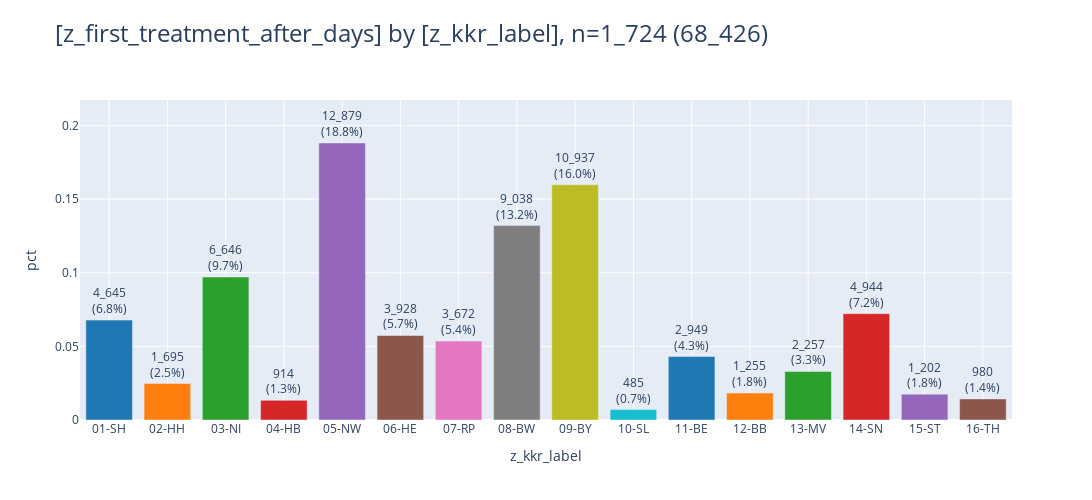
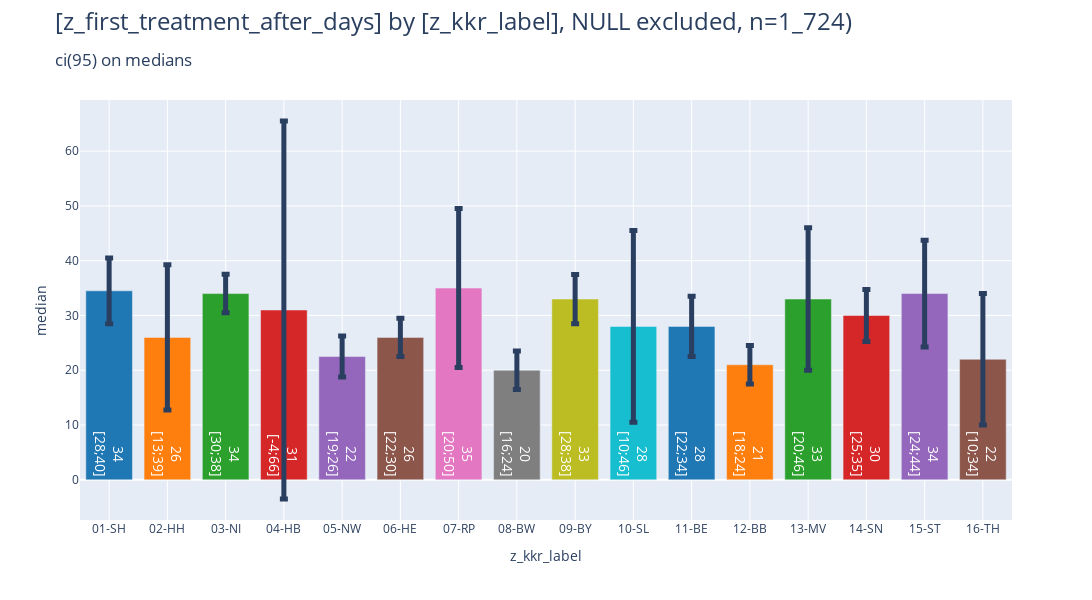

Notebook code for these charts, in order:
### Markdown cell above
### <a id='toc1_2_1_'></a>[bars](#toc0_)

### Code cell
_ = pls.plot_bars(
    db_delay.to_df().iloc[:,:2],
    # height=400,
    # width=1000,
    # use_ci=True,
    # ci_agg='median',
)
_ = pls.plot_bars(
    db_delay.to_df().iloc[:,:2],
    height=600,
    use_ci=True,
    ci_agg='median',
)

### Figure 1 — Plotly figure (JSON) as saved in the notebook; plotly's stock layout.template omitted (floating-point values rounded to 4 significant figures)
{"data": [{"error_y": {"thickness": 5}, "hovertemplate": "z_kkr_label=%{x}<br>pct=%{y}<br>cnt_pct_str=%{text}<extra></extra>", "legendgroup": "01-SH", "marker": {"color": "#1F77B4", "pattern": {"shape": ""}}, "name": "01-SH", "orientation": "v", "showlegend": true, "text": ["4_645<br>(6.8%)"], "textposition": "outside", "type": "bar", "x": ["01-SH"], "xaxis": "x", "y": [0.06788], "yaxis": "y"}, {"error_y": {"thickness": 5}, "hovertemplate": "z_kkr_label=%{x}<br>pct=%{y}<br>cnt_pct_str=%{text}<extra></extra>", "legendgroup": "02-HH", "marker": {"color": "#FF7F0E", "pattern": {"shape": ""}}, "name": "02-HH", "orientation": "v", "showlegend": true, "text": ["1_695<br>(2.5%)"], "textposition": "outside", "type": "bar", "x": ["02-HH"], "xaxis": "x", "y": [0.02477], "yaxis": "y"}, {"error_y": {"thickness": 5}, "hovertemplate": "z_kkr_label=%{x}<br>pct=%{y}<br>cnt_pct_str=%{text}<extra></extra>", "legendgroup": "03-NI", "marker": {"color": "#2CA02C", "pattern": {"shape": ""}}, "name": "03-NI", "orientation": "v", "showlegend": true, "text": ["6_646<br>(9.7%)"], "textposition": "outside", "type": "bar", "x": ["03-NI"], "xaxis": "x", "y": [0.09713], "yaxis": "y"}, {"error_y": {"thickness": 5}, "hovertemplate": "z_kkr_label=%{x}<br>pct=%{y}<br>cnt_pct_str=%{text}<extra></extra>", "legendgroup": "04-HB", "marker": {"color": "#D62728", "pattern": {"shape": ""}}, "name": "04-HB", "orientation": "v", "showlegend": true, "text": ["914<br>(1.3%)"], "textposition": "outside", "type": "bar", "x": ["04-HB"], "xaxis": "x", "y": [0.01336], "yaxis": "y"}, {"error_y": {"thickness": 5}, "hovertemplate": "z_kkr_label=%{x}<br>pct=%{y}<br>cnt_pct_str=%{text}<extra></extra>", "legendgroup": "05-NW", "marker": {"color": "#9467BD", "pattern": {"shape": ""}}, "name": "05-NW", "orientation": "v", "showlegend": true, "text": ["12_879<br>(18.8%)"], "textposition": "outside", "type": "bar", "x": ["05-NW"], "xaxis": "x", "y": [0.1882], "yaxis": "y"}, {"error_y": {"thickness": 5}, "hovertemplate": "z_kkr_label=%{x}<br>pct=%{y}<br>cnt_pct_str=%{text}<extra></extra>", "legendgroup": "06-HE", "marker": {"color": "#8C564B", "pattern": {"shape": ""}}, "name": "06-HE", "orientation": "v", "showlegend": true, "text": ["3_928<br>(5.7%)"], "textposition": "outside", "type": "bar", "x": ["06-HE"], "xaxis": "x", "y": [0.05741], "yaxis": "y"}, {"error_y": {"thickness": 5}, "hovertemplate": "z_kkr_label=%{x}<br>pct=%{y}<br>cnt_pct_str=%{text}<extra></extra>", "legendgroup": "07-RP", "marker": {"color": "#E377C2", "pattern": {"shape": ""}}, "name": "07-RP", "orientation": "v", "showlegend": true, "text": ["3_672<br>(5.4%)"], "textposition": "outside", "type": "bar", "x": ["07-RP"], "xaxis": "x", "y": [0.05366], "yaxis": "y"}, {"error_y": {"thickness": 5}, "hovertemplate": "z_kkr_label=%{x}<br>pct=%{y}<br>cnt_pct_str=%{text}<extra></extra>", "legendgroup": "08-BW", "marker": {"color": "#7F7F7F", "pattern": {"shape": ""}}, "name": "08-BW", "orientation": "v", "showlegend": true, "text": ["9_038<br>(13.2%)"], "textposition": "outside", "type": "bar", "x": ["08-BW"], "xaxis": "x", "y": [0.1321], "yaxis": "y"}, {"error_y": {"thickness": 5}, "hovertemplate": "z_kkr_label=%{x}<br>pct=%{y}<br>cnt_pct_str=%{text}<extra></extra>", "legendgroup": "09-BY", "marker": {"color": "#BCBD22", "pattern": {"shape": ""}}, "name": "09-BY", "orientation": "v", "showlegend": true, "text": ["10_937<br>(16.0%)"], "textposition": "outside", "type": "bar", "x": ["09-BY"], "xaxis": "x", "y": [0.1598], "yaxis": "y"}, {"error_y": {"thickness": 5}, "hovertemplate": "z_kkr_label=%{x}<br>pct=%{y}<br>cnt_pct_str=%{text}<extra></extra>", "legendgroup": "10-SL", "marker": {"color": "#17BECF", "pattern": {"shape": ""}}, "name": "10-SL", "orientation": "v", "showlegend": true, "text": ["485<br>(0.7%)"], "textposition": "outside", "type": "bar", "x": ["10-SL"], "xaxis": "x", "y": [0.007088], "yaxis": "y"}, {"error_y": {"thickness": 5}, "hovertemplate": "z_kkr_label=%{x}<br>pct=%{y}<br>cnt_pct_str=%{text}<extra></extra>", "legendgroup": "11-BE", "marker": {"color": "#1F77B4", "pattern": {"shape": ""}}, "name": "11-BE", "orientation": "v", "showlegend": true, "text": ["2_949<br>(4.3%)"], "textposition": "outside", "type": "bar", "x": ["11-BE"], "xaxis": "x", "y": [0.0431], "yaxis": "y"}, {"error_y": {"thickness": 5}, "hovertemplate": "z_kkr_label=%{x}<br>pct=%{y}<br>cnt_pct_str=%{text}<extra></extra>", "legendgroup": "12-BB", "marker": {"color": "#FF7F0E", "pattern": {"shape": ""}}, "name": "12-BB", "orientation": "v", "showlegend": true, "text": ["1_255<br>(1.8%)"], "textposition": "outside", "type": "bar", "x": ["12-BB"], "xaxis": "x", "y": [0.01834], "yaxis": "y"}, {"error_y": {"thickness": 5}, "hovertemplate": "z_kkr_label=%{x}<br>pct=%{y}<br>cnt_pct_str=%{text}<extra></extra>", "legendgroup": "13-MV", "marker": {"color": "#2CA02C", "pattern": {"shape": ""}}, "name": "13-MV", "orientation": "v", "showlegend": true, "text": ["2_257<br>(3.3%)"], "textposition": "outside", "type": "bar", "x": ["13-MV"], "xaxis": "x", "y": [0.03298], "yaxis": "y"}, {"error_y": {"thickness": 5}, "hovertemplate": "z_kkr_label=%{x}<br>pct=%{y}<br>cnt_pct_str=%{text}<extra></extra>", "legendgroup": "14-SN", "marker": {"color": "#D62728", "pattern": {"shape": ""}}, "name": "14-SN", "orientation": "v", "showlegend": true, "text": ["4_944<br>(7.2%)"], "textposition": "outside", "type": "bar", "x": ["14-SN"], "xaxis": "x", "y": [0.07225], "yaxis": "y"}, {"error_y": {"thickness": 5}, "hovertemplate": "z_kkr_label=%{x}<br>pct=%{y}<br>cnt_pct_str=%{text}<extra></extra>", "legendgroup": "15-ST", "marker": {"color": "#9467BD", "pattern": {"shape": ""}}, "name": "15-ST", "orientation": "v", "showlegend": true, "text": ["1_202<br>(1.8%)"], "textposition": "outside", "type": "bar", "x": ["15-ST"], "xaxis": "x", "y": [0.01757], "yaxis": "y"}, {"error_y": {"thickness": 5}, "hovertemplate": "z_kkr_label=%{x}<br>pct=%{y}<br>cnt_pct_str=%{text}<extra></extra>", "legendgroup": "16-TH", "marker": {"color": "#8C564B", "pattern": {"shape": ""}}, "name": "16-TH", "orientation": "v", "showlegend": true, "text": ["980<br>(1.4%)"], "textposition": "outside", "type": "bar", "x": ["16-TH"], "xaxis": "x", "y": [0.01432], "yaxis": "y"}], "layout": {"barmode": "relative", "height": 500, "legend": {"title": {"text": "z_kkr_label"}, "tracegroupgap": 0}, "showlegend": false, "title": {"font": {"size": 24}, "text": "[z_first_treatment_after_days] by [z_kkr_label], n=1_724 (68_426)", "xanchor": "left", "y": 0.95, "yanchor": "top"}, "width": 1600, "xaxis": {"anchor": "y", "categoryarray": ["01-SH", "02-HH", "03-NI", "04-HB", "05-NW", "06-HE", "07-RP", "08-BW", "09-BY", "10-SL", "11-BE", "12-BB", "13-MV", "14-SN", "15-ST", "16-TH"], "categoryorder": "category ascending", "domain": [0, 1], "gridwidth": 1, "showgrid": true, "title": {"text": "z_kkr_label"}}, "yaxis": {"anchor": "x", "domain": [0, 1], "dtick": 0.05, "gridwidth": 1, "range": [0, 0.2174], "showgrid": true, "title": {"text": "pct"}}}}

### Figure 2 — Plotly figure (JSON) as saved in the notebook; plotly's stock layout.template omitted (floating-point values rounded to 4 significant figures)
{"data": [{"error_y": {"array": [6.0], "thickness": 5}, "hovertemplate": "z_kkr_label=%{x}<br>mean=%{y}<br>ci_str=%{text}<extra></extra>", "insidetextanchor": "start", "legendgroup": "01-SH", "marker": {"color": "#1F77B4", "pattern": {"shape": ""}}, "name": "01-SH", "orientation": "v", "showlegend": true, "text": ["34<br>[28;40]"], "textfont": {"color": "white", "size": 14}, "textposition": "inside", "type": "bar", "x": ["01-SH"], "xaxis": "x", "y": [34.5], "yaxis": "y"}, {"error_y": {"array": [13.26], "thickness": 5}, "hovertemplate": "z_kkr_label=%{x}<br>mean=%{y}<br>ci_str=%{text}<extra></extra>", "insidetextanchor": "start", "legendgroup": "02-HH", "marker": {"color": "#FF7F0E", "pattern": {"shape": ""}}, "name": "02-HH", "orientation": "v", "showlegend": true, "text": ["26<br>[13;39]"], "textfont": {"color": "white", "size": 14}, "textposition": "inside", "type": "bar", "x": ["02-HH"], "xaxis": "x", "y": [26.0], "yaxis": "y"}, {"error_y": {"array": [3.506], "thickness": 5}, "hovertemplate": "z_kkr_label=%{x}<br>mean=%{y}<br>ci_str=%{text}<extra></extra>", "insidetextanchor": "start", "legendgroup": "03-NI", "marker": {"color": "#2CA02C", "pattern": {"shape": ""}}, "name": "03-NI", "orientation": "v", "showlegend": true, "text": ["34<br>[30;38]"], "textfont": {"color": "white", "size": 14}, "textposition": "inside", "type": "bar", "x": ["03-NI"], "xaxis": "x", "y": [34.0], "yaxis": "y"}, {"error_y": {"array": [34.5], "thickness": 5}, "hovertemplate": "z_kkr_label=%{x}<br>mean=%{y}<br>ci_str=%{text}<extra></extra>", "insidetextanchor": "start", "legendgroup": "04-HB", "marker": {"color": "#D62728", "pattern": {"shape": ""}}, "name": "04-HB", "orientation": "v", "showlegend": true, "text": ["31<br>[-4;66]"], "textfont": {"color": "white", "size": 14}, "textposition": "inside", "type": "bar", "x": ["04-HB"], "xaxis": "x", "y": [31.0], "yaxis": "y"}, {"error_y": {"array": [3.75], "thickness": 5}, "hovertemplate": "z_kkr_label=%{x}<br>mean=%{y}<br>ci_str=%{text}<extra></extra>", "insidetextanchor": "start", "legendgroup": "05-NW", "marker": {"color": "#9467BD", "pattern": {"shape": ""}}, "name": "05-NW", "orientation": "v", "showlegend": true, "text": ["22<br>[19;26]"], "textfont": {"color": "white", "size": 14}, "textposition": "inside", "type": "bar", "x": ["05-NW"], "xaxis": "x", "y": [22.5], "yaxis": "y"}, {"error_y": {"array": [3.5], "thickness": 5}, "hovertemplate": "z_kkr_label=%{x}<br>mean=%{y}<br>ci_str=%{text}<extra></extra>", "insidetextanchor": "start", "legendgroup": "06-HE", "marker": {"color": "#8C564B", "pattern": {"shape": ""}}, "name": "06-HE", "orientation": "v", "showlegend": true, "text": ["26<br>[22;30]"], "textfont": {"color": "white", "size": 14}, "textposition": "inside", "type": "bar", "x": ["06-HE"], "xaxis": "x", "y": [26.0], "yaxis": "y"}, {"error_y": {"array": [14.51], "thickness": 5}, "hovertemplate": "z_kkr_label=%{x}<br>mean=%{y}<br>ci_str=%{text}<extra></extra>", "insidetextanchor": "start", "legendgroup": "07-RP", "marker": {"color": "#E377C2", "pattern": {"shape": ""}}, "name": "07-RP", "orientation": "v", "showlegend": true, "text": ["35<br>[20;50]"], "textfont": {"color": "white", "size": 14}, "textposition": "inside", "type": "bar", "x": ["07-RP"], "xaxis": "x", "y": [35.0], "yaxis": "y"}, {"error_y": {"array": [3.5], "thickness": 5}, "hovertemplate": "z_kkr_label=%{x}<br>mean=%{y}<br>ci_str=%{text}<extra></extra>", "insidetextanchor": "start", "legendgroup": "08-BW", "marker": {"color": "#7F7F7F", "pattern": {"shape": ""}}, "name": "08-BW", "orientation": "v", "showlegend": true, "text": ["20<br>[16;24]"], "textfont": {"color": "white", "size": 14}, "textposition": "inside", "type": "bar", "x": ["08-BW"], "xaxis": "x", "y": [20.0], "yaxis": "y"}, {"error_y": {"array": [4.5], "thickness": 5}, "hovertemplate": "z_kkr_label=%{x}<br>mean=%{y}<br>ci_str=%{text}<extra></extra>", "insidetextanchor": "start", "legendgroup": "09-BY", "marker": {"color": "#BCBD22", "pattern": {"shape": ""}}, "name": "09-BY", "orientation": "v", "showlegend": true, "text": ["33<br>[28;38]"], "textfont": {"color": "white", "size": 14}, "textposition": "inside", "type": "bar", "x": ["09-BY"], "xaxis": "x", "y": [33.0], "yaxis": "y"}, {"error_y": {"array": [17.5], "thickness": 5}, "hovertemplate": "z_kkr_label=%{x}<br>mean=%{y}<br>ci_str=%{text}<extra></extra>", "insidetextanchor": "start", "legendgroup": "10-SL", "marker": {"color": "#17BECF", "pattern": {"shape": ""}}, "name": "10-SL", "orientation": "v", "showlegend": true, "text": ["28<br>[10;46]"], "textfont": {"color": "white", "size": 14}, "textposition": "inside", "type": "bar", "x": ["10-SL"], "xaxis": "x", "y": [28.0], "yaxis": "y"}, {"error_y": {"array": [5.5], "thickness": 5}, "hovertemplate": "z_kkr_label=%{x}<br>mean=%{y}<br>ci_str=%{text}<extra></extra>", "insidetextanchor": "start", "legendgroup": "11-BE", "marker": {"color": "#1F77B4", "pattern": {"shape": ""}}, "name": "11-BE", "orientation": "v", "showlegend": true, "text": ["28<br>[22;34]"], "textfont": {"color": "white", "size": 14}, "textposition": "inside", "type": "bar", "x": ["11-BE"], "xaxis": "x", "y": [28.0], "yaxis": "y"}, {"error_y": {"array": [3.5], "thickness": 5}, "hovertemplate": "z_kkr_label=%{x}<br>mean=%{y}<br>ci_str=%{text}<extra></extra>", "insidetextanchor": "start", "legendgroup": "12-BB", "marker": {"color": "#FF7F0E", "pattern": {"shape": ""}}, "name": "12-BB", "orientation": "v", "showlegend": true, "text": ["21<br>[18;24]"], "textfont": {"color": "white", "size": 14}, "textposition": "inside", "type": "bar", "x": ["12-BB"], "xaxis": "x", "y": [21.0], "yaxis": "y"}, {"error_y": {"array": [13.0], "thickness": 5}, "hovertemplate": "z_kkr_label=%{x}<br>mean=%{y}<br>ci_str=%{text}<extra></extra>", "insidetextanchor": "start", "legendgroup": "13-MV", "marker": {"color": "#2CA02C", "pattern": {"shape": ""}}, "name": "13-MV", "orientation": "v", "showlegend": true, "text": ["33<br>[20;46]"], "textfont": {"color": "white", "size": 14}, "textposition": "inside", "type": "bar", "x": ["13-MV"], "xaxis": "x", "y": [33.0], "yaxis": "y"}, {"error_y": {"array": [4.75], "thickness": 5}, "hovertemplate": "z_kkr_label=%{x}<br>mean=%{y}<br>ci_str=%{text}<extra></extra>", "insidetextanchor": "start", "legendgroup": "14-SN", "marker": {"color": "#D62728", "pattern": {"shape": ""}}, "name": "14-SN", "orientation": "v", "showlegend": true, "text": ["30<br>[25;35]"], "textfont": {"color": "white", "size": 14}, "textposition": "inside", "type": "bar", "x": ["14-SN"], "xaxis": "x", "y": [30.0], "yaxis": "y"}, {"error_y": {"array": [9.75], "thickness": 5}, "hovertemplate": "z_kkr_label=%{x}<br>mean=%{y}<br>ci_str=%{text}<extra></extra>", "insidetextanchor": "start", "legendgroup": "15-ST", "marker": {"color": "#9467BD", "pattern": {"shape": ""}}, "name": "15-ST", "orientation": "v", "showlegend": true, "text": ["34<br>[24;44]"], "textfont": {"color": "white", "size": 14}, "textposition": "inside", "type": "bar", "x": ["15-ST"], "xaxis": "x", "y": [34.0], "yaxis": "y"}, {"error_y": {"array": [12.0], "thickness": 5}, "hovertemplate": "z_kkr_label=%{x}<br>mean=%{y}<br>ci_str=%{text}<extra></extra>", "insidetextanchor": "start", "legendgroup": "16-TH", "marker": {"color": "#8C564B", "pattern": {"shape": ""}}, "name": "16-TH", "orientation": "v", "showlegend": true, "text": ["22<br>[10;34]"], "textfont": {"color": "white", "size": 14}, "textposition": "inside", "type": "bar", "x": ["16-TH"], "xaxis": "x", "y": [22.0], "yaxis": "y"}], "layout": {"barmode": "relative", "height": 600, "legend": {"title": {"text": "z_kkr_label"}, "tracegroupgap": 0}, "showlegend": false, "title": {"font": {"size": 24}, "text": "[z_first_treatment_after_days] by [z_kkr_label], NULL excluded, n=1_724)<br><sub>ci(95) on medians<sub>", "xanchor": "left", "y": 0.95, "yanchor": "top"}, "width": 1600, "xaxis": {"anchor": "y", "categoryarray": ["01-SH", "02-HH", "03-NI", "04-HB", "05-NW", "06-HE", "07-RP", "08-BW", "09-BY", "10-SL", "11-BE", "12-BB", "13-MV", "14-SN", "15-ST", "16-TH"], "categoryorder": "category ascending", "domain": [0, 1], "gridwidth": 1, "showgrid": true, "title": {"text": "z_kkr_label"}}, "yaxis": {"anchor": "x", "domain": [0, 1], "gridwidth": 1, "showgrid": true, "title": {"text": "median"}}}}
